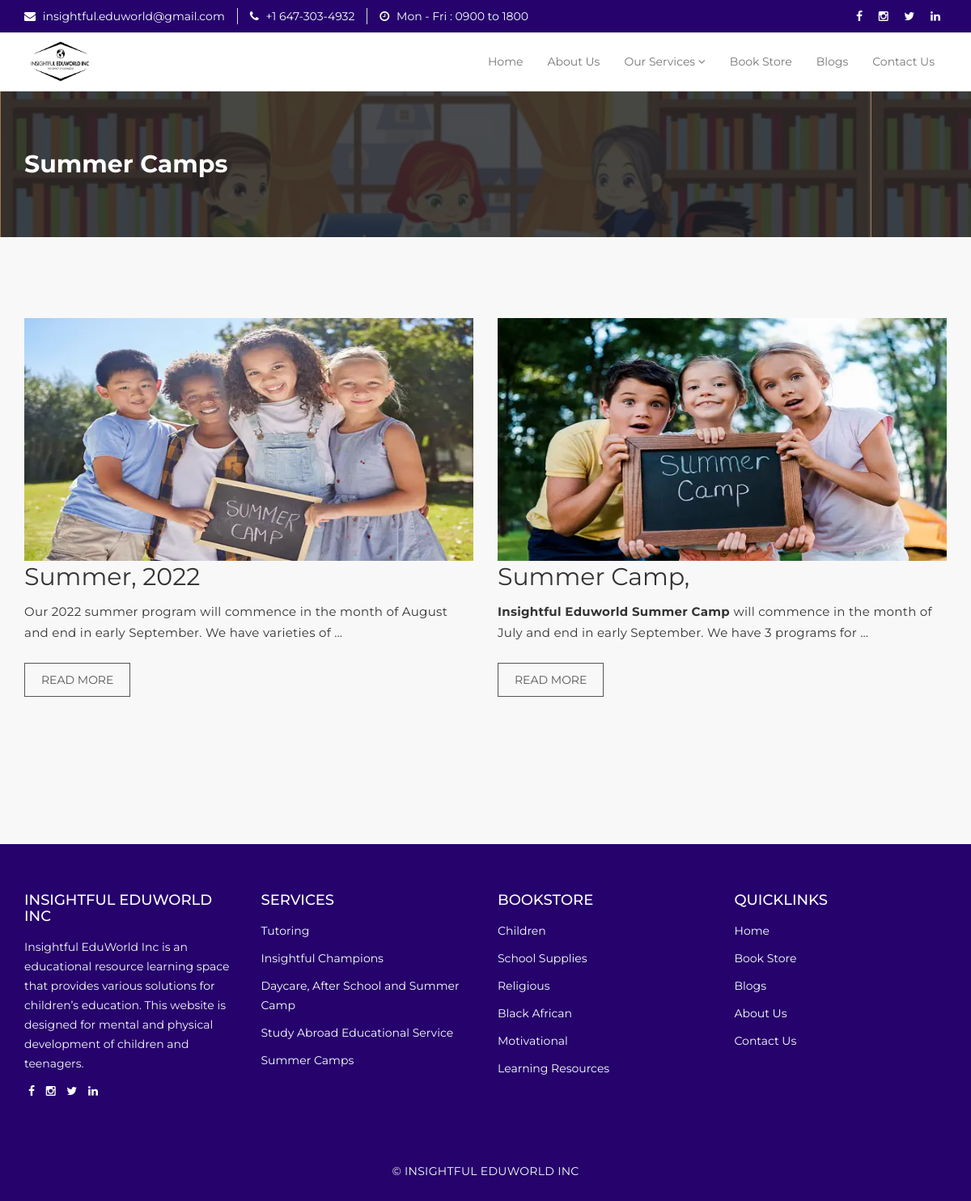
The app's page /summer/ with its own data.
### page/models.py (models this page shows, shortened)
class Summer(models.Model):
    title = models.CharField(max_length=1000)
    img = models.ImageField(upload_to ='uploads/')
    body = RichTextUploadingField()
    year = models.CharField(max_length=1000, blank=True)
    created_at = models.DateTimeField(auto_now_add=True)

class Category(models.Model):
    name = models.CharField(max_length=30)
    image = models.ImageField(null=True, upload_to ='uploads/')
    class Meta:
    	verbose_name_plural = 'Categories'

### page/views.py (the view)
# urls.py: path('summer/', summer,name='summer'),
def summer(request):
	return render(request,"summer.html",{'categories':Category.objects.all(),'summers':Summer.objects.order_by("-id")})

### template/summer.html
{% extends "base.html" %}
{% load static %}
{% block page_content %}
 <section id="mu-page-breadcrumb" style="background-image: url('{% static 'assets/img/summer.png' %}');">
   <div class="container">
     <div class="row">
       <div class="col-md-12">
         <div class="mu-page-breadcrumb-area">
          <br><br>
           <h2 style="color: #fff;">Summer Camps</h2>
           <br><br>
         </div>
       </div>
     </div>
   </div>
 </section>
  <section id="mu-course-content">
   <div class="container">
     <div class="row">
       <div class="col-md-12">
         <div class="mu-course-content-area">
            <div class="row">
              <div class="col-md-12">
                <div class="mu-course-container mu-blog-archive">
                  <div class="row">
                    {% for summer in summers %}
                    <div class="col-md-6 col-sm-6" style="height: 550px; min-height: 550px; max-height: 550px">
                      <article class="mu-blog-single-item">
                        <figure class="mu-blog-single-img">
                          <img src="{{ summer.img.url }}" alt="img" height="300px" width="100%">
                          <figcaption class="mu-blog-caption">
                            <h2 style="font-weight: 400;">{{ summer.title | truncatechars:50 }}, {{ summer.year }}</h2>
                          </figcaption>
                        </figure>
                        <div class="mu-blog-description">
                          <p>{{ summer.body | safe | truncatewords:20}}</p>
                          <a class="mu-read-more-btn" href="{% url 'camp' summer.id %}">Read More</a>
                        </div>
                      </article>
                    </div>
                   {% endfor %}
                  </div>
                </div>
              </div>
         </div>
       </div>
     </div>
   </div>
 </section>
  {% endblock page_content %}

### template/base.html (shortened to what this page needs)
{% load static %}
<!DOCTYPE html>
<html lang="en">
  <head>
    <link href="{% static 'assets/css/font-awesome.css' %}" rel="stylesheet">
    <link href="{% static 'assets/css/bootstrap.css' %}" rel="stylesheet">
    <link rel="stylesheet" type="text/css" href="{% static 'assets/css/slick.css' %}">
    <link rel="stylesheet" href="{% static 'assets/css/jquery.fancybox.css' %}" type="text/css" media="screen">
    <link id="switcher" href="{% static 'assets/css/theme-color/default-theme.css' %}" rel="stylesheet">
    <link href="{% static 'assets/css/style.css' %}" rel="stylesheet">
  </head>
  <body>
  <header id="mu-header">
    <div class="container">
      <div class="row">
        <div class="col-lg-12 col-md-12">
          <div class="mu-header-area">
            <div class="row">
              <div class="col-lg-9 col-md-9 col-sm-9 col-xs-9">
                <div class="mu-header-top-left">
                  <div class="mu-top-email">
                    <i style="color: #fff;" class="fa fa-envelope" ></i>
                    <span style="color: #fff;">insightful.eduworld@gmail.com</span>
                  </div>
                  <div class="mu-top-phone">
                    <i style="color: #fff;" class="fa fa-phone"></i>
                    <span style="color: #fff;" >+1 647-303-4932 </span>
                  </div>
                  <div class="mu-top-phone">
                    <i style="color: #fff;" class="fa fa-clock-o"></i>
                    <span style="color: #fff;" >Mon - Fri : 0900 to 1800</span>
                  </div>
                </div>
              </div>
              <div class="col-lg-3 col-md-3 col-sm-3 col-xs-3">
                <div class="mu-header-top-right">
                  <nav>
                    <ul class="mu-top-social-nav">
                      <li><a href="https://www.facebook.com/insightfuleduworld"><span style="color: #fff;"class="fa fa-facebook"></span></a></li>
                      <li><a href="https://www.instagram.com/Insightful.eduworld/"><span style="color: #fff;" class="fa fa-instagram"></span></a></li>
                      <li><a href="https://twitter.com/Insightful_edu"><span style="color: #fff;" class="fa fa-twitter"></span></a></li>
                      <li><a href="https://twitter.com/Insightful_edu"><span style="color: #fff;" class="fa fa-linkedin"></span></a></li>
                    </ul>
                  </nav>
                </div>
              </div>
            </div>
          </div>
        </div>
      </div>
    </div>
  </header>
  <section id="mu-menu">
    <nav class="navbar navbar-default" role="navigation">
      <div class="container">
        <div class="navbar-header">
          <a href="{% url 'home'%}"><img src="{% static 'assets/img/logo.png' %}" width="80px" height="50px" style="padding-left: 8px; margin-top: 10px"></a>
        </div>
        <div id="navbar" class="navbar-collapse collapse">
          <ul id="top-menu" class="nav navbar-nav navbar-right main-nav">
            <li><a href="{% url 'home'%}">Home</a></li>
            <li><a href="{% url 'about'%}">About Us</a></li>
            <li class="dropdown">
              <a href="{% url 'service'%}" class="dropdown-toggle" data-toggle="dropdown">Our Services <span class="fa fa-angle-down"></span></a>
            </li>
            <li><a href="{% url 'store'%}">Book Store</a></li>
            <li><a href="{% url 'blog'%}">Blogs</a></li>
            <li><a href="{% url 'contact'%}">Contact Us</a></li>
          </ul>
        </div>
      </div>
    </nav>
  </section>
  {% block page_content %}
  {% endblock page_content %}
  <footer id="mu-footer">
    <div class="mu-footer-top" style="background: #25026C;">
      <div class="container">
        <div class="mu-footer-top-area">
          <div class="row">
            <div class="col-lg-3 col-md-3 col-sm-3">
              <div class="mu-footer-widget">
                <h4>INSIGHTFUL EDUWORLD INC</h4>
                <p>Insightful EduWorld Inc is an educational resource learning space that provides various solutions for children’s education. This website is designed for mental and physical development of children and teenagers.</p>
                <a href="https://www.facebook.com/insightfuleduworld"><span style="color: #fff; padding: 5px 5px 5px 5px;"class="fa fa-facebook"></span></a>
                <a href="https://www.instagram.com/Insightful.eduworld/"><span style="color: #fff; padding: 5px 5px 5px 5px;" class="fa fa-instagram"></span></a>
                <a href="https://twitter.com/Insightful_edu"><span style="color: #fff; padding: 5px 5px 5px 5px;" class="fa fa-twitter"></span></a>
                <a href="https://twitter.com/Insightful_edu"><span style="color: #fff; padding: 5px 5px 5px 5px;" class="fa fa-linkedin"></span></a></li>
              </div>
            </div>
            <div class="col-lg-3 col-md-3 col-sm-3">
              <div class="mu-footer-widget">
                <h4>SERVICES</h4>
                <p><a href="{% url 'tutor'%}" style="color: #fff;">Tutoring</a></p>
                <p><a href="{% url 'insight'%}"style="color: #fff;">Insightful Champions</a></p>
                <p><a href="{% url 'daycare'%}" style="color: #fff;">Daycare, After School and Summer Camp</a></p>
                <p><a href="{% url 'study'%}" style="color: #fff;">Study Abroad Educational Service</a></p>
                <p><a href="{% url 'summer'%}" style="color: #fff;">Summer Camps</a></p>
              </div>
            </div>
            <div class="col-lg-3 col-md-3 col-sm-3">
              <div class="mu-footer-widget">
                <h4>BOOKSTORE</h4>
                {% for category in categories %}
                <p><a href="{% url 'section' category.id %}" style="color: #fff;">{{ category.name }}</a></p>
                {% endfor %}
              </div>
            </div>
            <div class="col-lg-3 col-md-3 col-sm-3">
              <div class="mu-footer-widget">
                <h4>QUICKLINKS</h4>
                <p><a href="{% url 'home'%}" style="color: #fff;">Home</a></p>
                <p><a href="{% url 'store'%}"style="color: #fff;">Book Store</a></p>
                <p><a href="{% url 'blog'%}" style="color: #fff;">Blogs</a></p>
                <p><a href="{% url 'about'%}" style="color: #fff;">About Us</a></p>
                <p><a href="{% url 'contact'%}" style="color: #fff;">Contact Us</a></p>
              </div>
            </div>
          </div>
        </div>
      </div>
    </div>
    <div class="mu-footer-bottom" style="background: #25026C;">
      <div class="container">
        <div class="mu-footer-bottom-area">
          <p>&copy; INSIGHTFUL EDUWORLD INC</p>
        </div>
      </div>
    </div>
  </footer>
  </body>
</html>

### static/assets/css/theme-color/default-theme.css (style rules this page uses)
#mu-course-content { background-color: #f8f8f8; display: inline; float: left; padding: 100px 0; width: 100%; }
#mu-course-content .mu-course-content-area { display: inline; float: left; width: 100%; }
#mu-course-content .mu-course-content-area .mu-course-container { display: inline; float: left; width: 100%; }

### records on screen
Summer: img (picture), title "Summer", year "2022", body "Our 2022 summer program will commence in the month of August and end in early September. We have varieties of …"
Summer: img (picture), title "Summer Camp", body "Insightful Eduworld Summer Camp will commence in the month of July and end in early September. We have 3 programs for …"
Category: name "Children"
Category: name "School Supplies"
Category: name "Religious"
Category: name "Black African"
Category: name "Motivational"
Category: name "Learning Resources"
